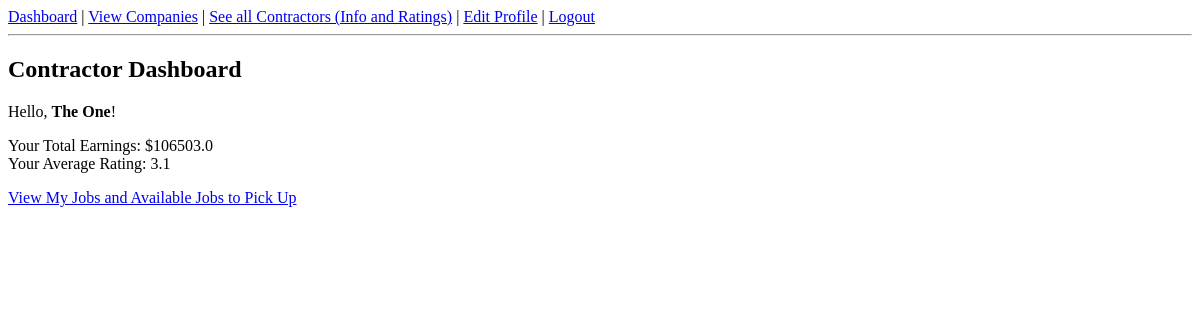
The app's page /dashboard/contractor (signed in), older data.
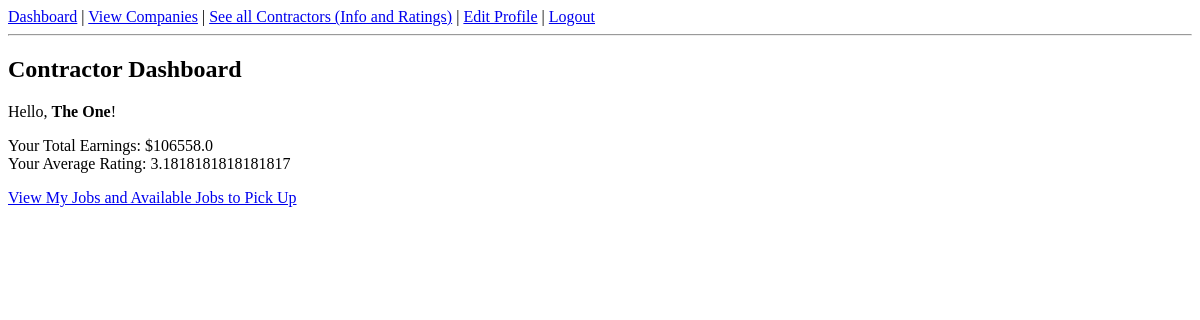
The same page, newer data.
### tables this page shows
CREATE TABLE Contractor (
    contractorID INTEGER PRIMARY KEY AUTOINCREMENT,
    userID INTEGER UNIQUE NOT NULL,
    companyID INTEGER,
    service TEXT,
    firstName TEXT NOT NULL,
    lastName TEXT NOT NULL,
    city TEXT,
    state CHAR(2),
    rating REAL, earnings REAL DEFAULT 0,
    FOREIGN KEY(userID) REFERENCES User(userID)
);

### app.py (the view)
@app.route("/dashboard/contractor")
def contractor_dashboard():
    if session.get("role") != "contractor":
        return "Access denied", 403
    user_id = session["user_id"]
    conn = get_db()
    cur = conn.cursor()
    cur.execute("SELECT * FROM Contractor WHERE userID=?", (user_id,))
    profile = cur.fetchone()
    cur.execute("SELECT * FROM Company")
    companies = cur.fetchall()
    conn.close()
    return render_template("dashboard_contractor.html", profile=profile, companies=companies)

### app.py (called while the page is built)
def get_db():
    conn = sqlite3.connect(DB_FILE)
    conn.row_factory = sqlite3.Row
    return conn

### templates/dashboard_contractor.html
{% extends "base.html" %}
{% block content %}
<h2>Contractor Dashboard</h2>
<p>Hello, <strong>{{ profile.firstName }} {{ profile.lastName }}</strong>!</p>
<p style="margin-bottom:0;">Your Total Earnings: ${{ profile['earnings'] or 0 }}</p>
<p style="margin-top:0;">Your Average Rating: {{ profile['rating'] or 'No ratings yet' }}</p>
<a href="/dashboard/contractor/jobs">View My Jobs and Available Jobs to Pick Up</a>
{% endblock %}

Row changes from the older to the newer data that the page shows:
changed Contractor "The": earnings "106503.0" → "106558.0"; rating "3.1" → "3.1818181818181817"
